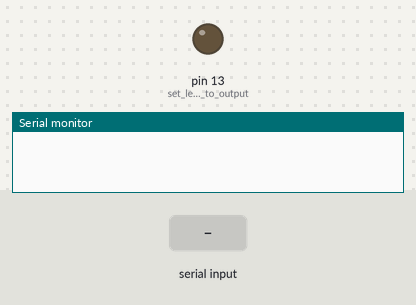
This sketch was run on a simulated Arduino Uno, built with avr-gcc and run on an emulated ATmega328P. On the bench: output pins drawn as LEDs (lit = HIGH), the last lines printed to the serial monitor. The inputs (shaded band) are chosen by the test bench.

Above: at 1.2 s.
1.3 s: "1" received over the second serial link
At 1.8 s:
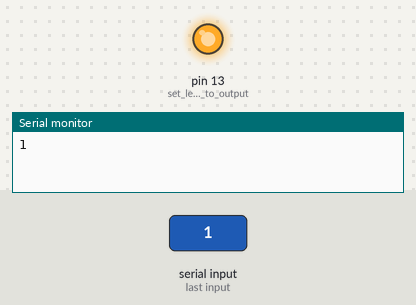
3.8 s: "1" received over Serial
Timing chart, 0 to 6.8 s (numbered marks = the images above; inputs shaded):
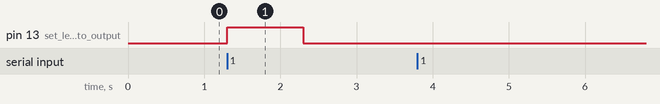

Measured:
- after the input at 1.3 s, pin 13 (set_led_pin_to_output): LOW → HIGH at once, → LOW 1.0 s later

The sketch:

SoftSerial_master.ino
```cpp
//SoftSerial Communication between 2 arduino
//
//Program will send a "Hello" to slave arduino if a '1' is send to master arduino from PC serial monitor
//Program will blink the led once if a '1' is received from slave arduino
//
//Created by ErJieKai for MA2012


#include <SoftwareSerial.h>
#define RxD 5
#define TxD 6

char recvChar;                                        //variable to store character received
SoftwareSerial master(RxD, TxD);                      //Master Arduino acts as a serial communication device

void setup()
{
  Serial.begin(9600);                                 //start serial monitor, for communicating with the PC

  pinMode(RxD, INPUT);                                //set mode of receive pin (from slave arduino)
  pinMode(TxD, OUTPUT);                               //set mode of transmit pin (to slave arduino)
  master.begin(9600);                                 //start the master serial "port"

  pinMode(13, OUTPUT);                                //set led pin to output
}
void loop()
{

  if (Serial.available())
  {
    //if 1 is received from pc, send "Hello" to slave arduino
    if (Serial.read() == '1') {
      Serial.println("Sending Hello");
      master.write("Hello");                          //Send "Hello" to Slave arduino
    }
  }

  if (master.available())                             //if data is available from the slave arduino
  {
    recvChar = master.read();                         //store character received
    Serial.print(recvChar);                           //display character received on the serial monitor (PC)
    //if the received data from slave arduino is '1' then blink led
    if (recvChar == '1')
    {
      digitalWrite(13, HIGH);                        //if received character is 1, turn on the led
      delay(1000);
      digitalWrite(13, LOW);
    }
  }

}
```
